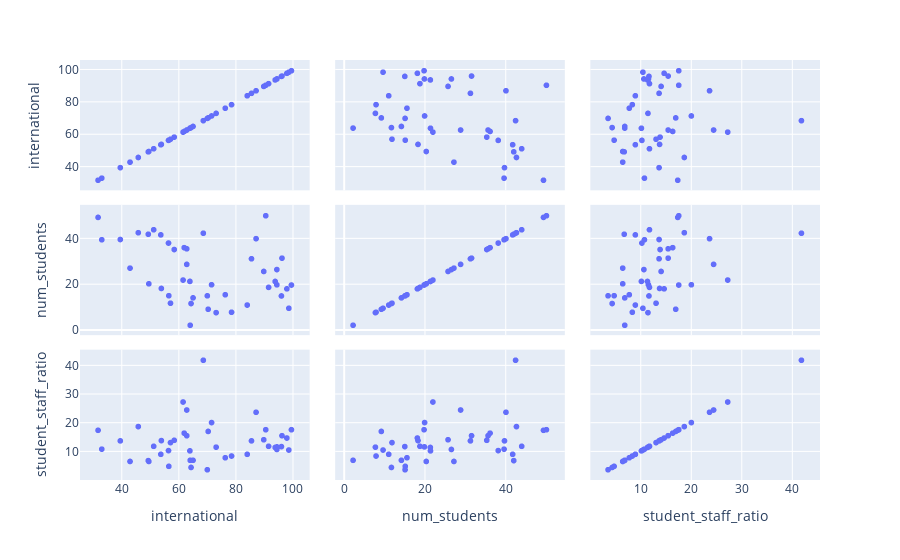

The notebook cell this image was saved under:
### Markdown cell above
## 2. TESTING :

### Code cell
plotyleploter = df2016[['international','num_students','student_staff_ratio']]

fig = px.scatter_matrix(plotyleploter)
fig.show()

### Figure 1 — Plotly figure (JSON) as saved in the notebook; plotly's stock layout.template omitted (floating-point values rounded to 4 significant figures)
{"data": [{"dimensions": [{"axis": {"matches": true}, "label": "international", "values": [64, 94.4, 76.3, 91.5, 84, 78.5, 96, 97.9, 65, 70, 64.3, 61.9, 94.4, 56.4, 49.5, 63.9, 56.5, 53.7, 57.1, 89.8, 53.9, 96.2, 93.8, 73.1, 62.8, 49.3, 98.6, 51.2, 87.1, 90.5, 68.6, 45.8, 62.8, 85.5, 42.9, 61.5, 71.5, 58.4, 99.5, 31.7, 39.5, 70.3, 33]}, {"axis": {"matches": true}, "label": "num_students", "values": [2.243, 19.92, 15.6, 18.81, 11.07, 7.929, 15.06, 18.18, 14.22, 15.13, 11.75, 36.19, 26.61, 38.21, 20.38, 21.42, 15.17, 41.79, 11.88, 25.77, 18.33, 31.59, 21.39, 7.774, 35.69, 42.06, 9.666, 44.02, 40.13, 50.15, 42.5, 42.73, 28.88, 31.33, 27.23, 22.02, 19.97, 35.36, 19.84, 49.43, 39.76, 9.248, 39.66]}, {"axis": {"matches": true}, "label": "student_staff_ratio", "values": [6.9, 11.6, 7.8, 11.8, 9, 8.4, 11.7, 14.7, 6.9, 3.6, 4.4, 16.4, 10.7, 10.3, 6.5, 10.2, 4.8, 9, 13.1, 14.1, 13.8, 15.5, 11.4, 11.5, 15.5, 6.8, 10.5, 11.8, 23.7, 17.6, 41.9, 18.7, 24.5, 13.7, 6.5, 27.3, 20.1, 13.9, 17.6, 17.4, 13.7, 17, 10.8]}], "hovertemplate": "%{xaxis.title.text}=%{x}<br>%{yaxis.title.text}=%{y}<extra></extra>", "legendgroup": "", "marker": {"color": "#636efa", "symbol": "circle"}, "name": "", "showlegend": false, "type": "splom"}], "layout": {"dragmode": "select", "legend": {"tracegroupgap": 0}, "margin": {"t": 60}}}
